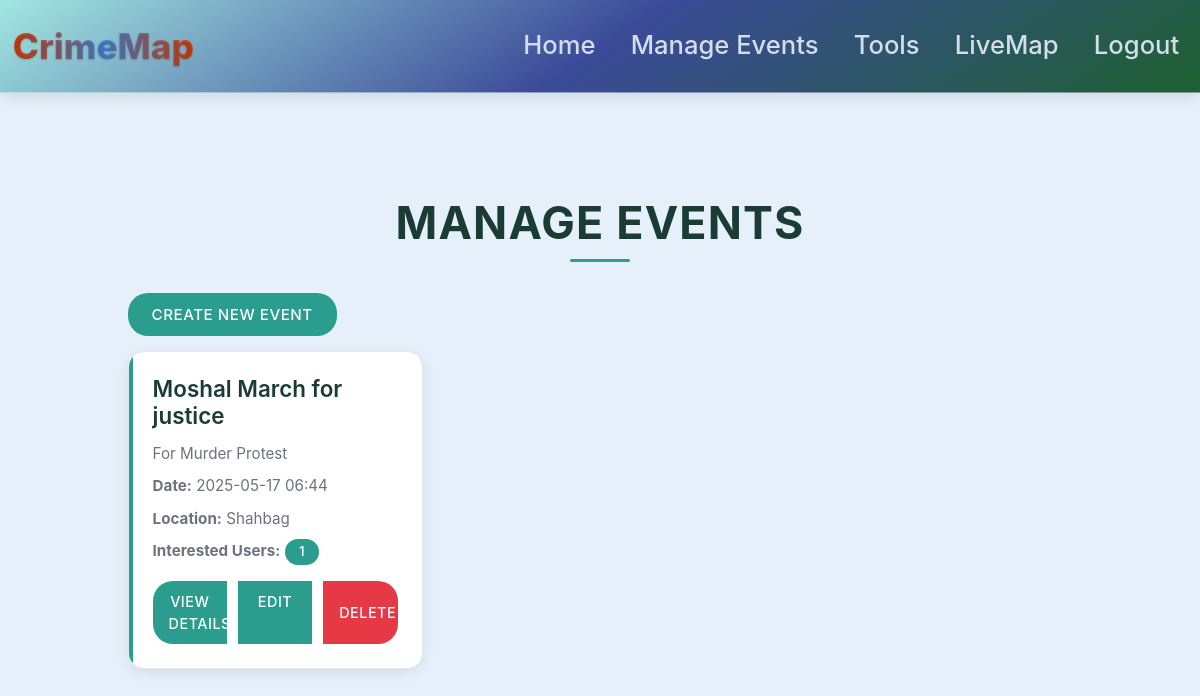
/manage-events (signed in), run on an earlier commit of the app's database.
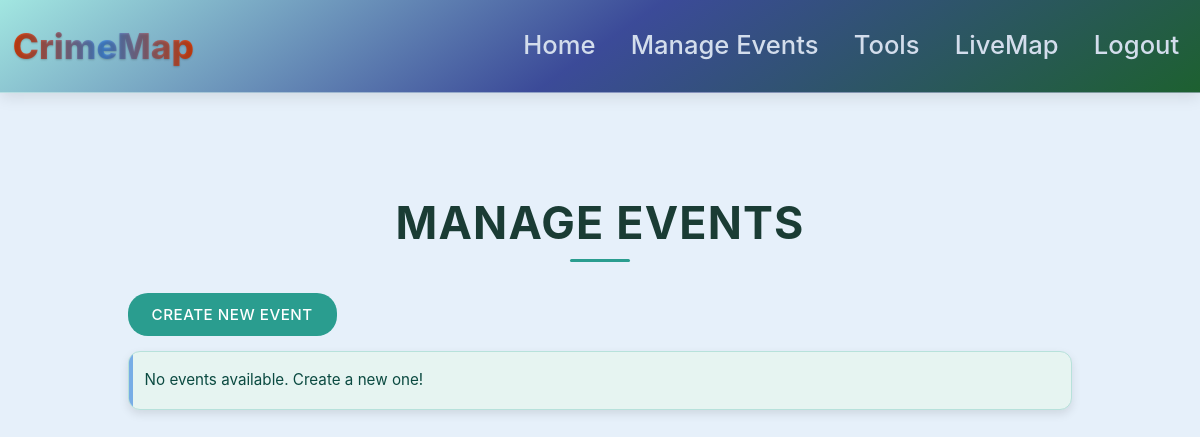
And on a later commit of the database.
### website/models.py (models this page shows)
class Event(db.Model):
    id = db.Column(db.Integer, primary_key=True)
    title = db.Column(db.String(150))
    description = db.Column(db.Text)
    date = db.Column(db.DateTime)
    location = db.Column(db.String(150))
    max_participants = db.Column(db.Integer)
    created_by = db.Column(db.Integer, db.ForeignKey('user.id'))
    created_by_user = db.relationship('User', foreign_keys=[created_by])
    participants = db.relationship('EventParticipant', backref='event', lazy=True)

### website/views.py (the view)
@views.route('/manage-events', methods=['GET'])
@login_required
def manage_events():
    if current_user.id != 1:
        flash('Access denied!', category='error')
        return redirect(url_for('views.home'))
    events = Event.query.all()
    for event in events:
        event.interested_users = EventParticipant.query.filter_by(event_id=event.id).count()
    return render_template('manage_events.html', user=current_user, events=events)

### website/__init__.py (called while the page is built)
def create_app():
    app = Flask(__name__)
    app.config['SECRET_KEY'] = 'hjshjhdjah kjshkjdhjs'
    app.config['SQLALCHEMY_DATABASE_URI'] = f'sqlite:///{DB_NAME}'
    db.init_app(app)
    from .views import views
    from .auth import auth
    from .feedbacks import feedbacks
    app.register_blueprint(views, url_prefix='/')
    app.register_blueprint(auth, url_prefix='/')
    app.register_blueprint(feedbacks, url_prefix='/feedbacks')
    from .models import User
    with app.app_context():
        db.create_all()
    login_manager = LoginManager()
    login_manager.login_view = 'auth.login'
    login_manager.init_app(app)
    @login_manager.user_loader
    def load_user(id):
        return User.query.get(int(id))
    return app

### website/views.py (called while the page is built)
@views.context_processor
def inject_upcoming_events():
    upcoming_events = Event.query.filter(Event.date > datetime.now()).count()
    return {'upcoming_events': upcoming_events}

### website/templates/manage_events.html (shortened to what this page needs)
{% extends "base.html" %}
{% block content %}
<div class="manage-events-container">
    <h1 class="main-title">Manage Events</h1>
    <div class="mb-4">
        <a href="{{ url_for('views.create_event') }}" class="create-event-btn">Create New Event</a>
    </div>
    <div class="row" id="event-list">
        {% for event in events %}
        <div class="col-lg-4 col-md-6 mb-4 event-card-wrapper" data-event-id="{{ event.id }}">
            <div class="event-card">
                <h5 class="card-title">{{ event.title }}</h5>
                <p class="card-text">{{ event.description | truncate(150) }}</p>
                <div class="event-details mb-3">
                    <p><strong>Date:</strong> {{ event.date.strftime('%Y-%m-%d %H:%M') }}</p>
                    <p><strong>Location:</strong> {{ event.location }}</p>
                    <p><strong>Interested Users:</strong> <span class="badge badge-pill badge-info">{{ event.interested_users }}</span></p>
                </div>
                <div class="btn-group w-100">
                    <a href="{{ url_for('views.view_event', event_id=event.id) }}" class="btn btn-info">View Details</a>
                    <a href="{{ url_for('views.edit_event', event_id=event.id) }}" class="btn btn-warning">Edit</a>
                    <button class="btn btn-danger delete-event" data-id="{{ event.id }}">Delete</button>
                </div>
            </div>
        </div>
        {% else %}
        <div class="col-12">
            <div class="alert alert-info">
                No events available. Create a new one!
            </div>
        </div>
        {% endfor %}
    </div>
</div>
{% endblock %}

What changed in the data, as far as the page shows it:
removed Event: title "Moshal March for justice", description "For Murder Protest", date "2025-05-17 06:44", location "Shahbag", interested_users "1"
Also different on the page:
text now shown: "No events available. Create a new one!"
